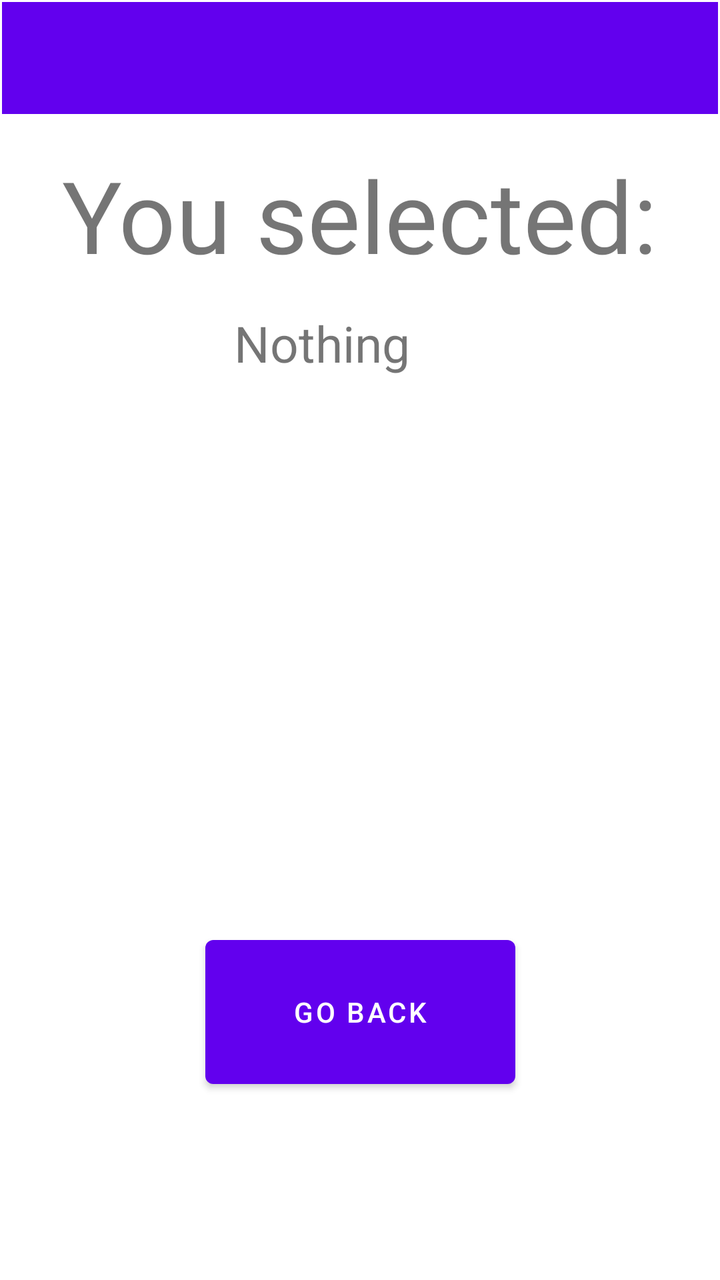
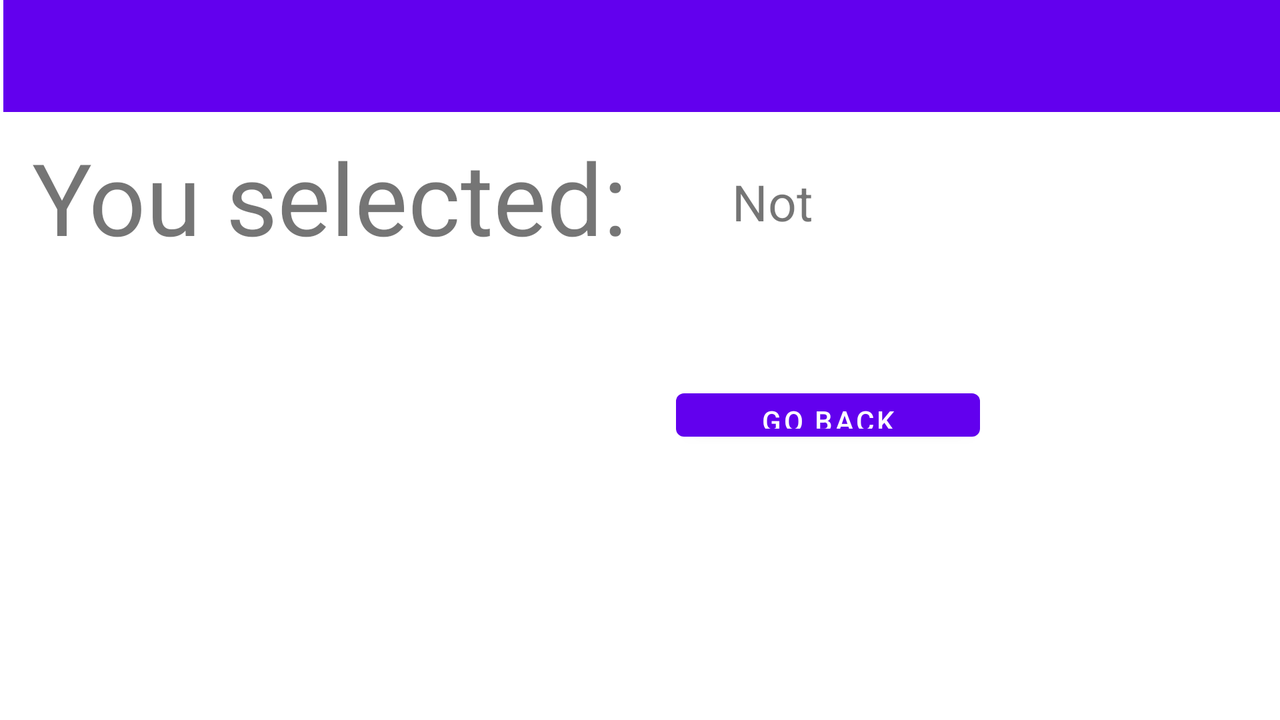

First picture: res/layout/ on a phone held upright. Second picture: the repository's own variant of that layout, on a device whose configuration matches the variant's folder. Source for both follows.
<!-- AndroidManifest.xml: application theme Theme.Assignment2 -->
<!-- res/layout/fragment_country.xml -->
<?xml version="1.0" encoding="utf-8"?>
<androidx.constraintlayout.widget.ConstraintLayout xmlns:android="http://schemas.android.com/apk/res/android"
	xmlns:app="http://schemas.android.com/apk/res-auto"
	xmlns:tools="http://schemas.android.com/tools"
	android:id="@+id/country_fragment"
	android:layout_width="match_parent"
	android:layout_height="match_parent"
	android:theme="@style/Theme.Assignment2.NoActionBar"
	tools:context=".CountryFragment">

	<TextView
		android:id="@+id/you_selected"
		android:layout_width="wrap_content"
		android:layout_height="wrap_content"
		android:layout_marginTop="17dp"
		android:text="@string/you_selected"
		android:textSize="50dp"
		app:layout_constraintEnd_toEndOf="parent"
		app:layout_constraintStart_toStartOf="parent"
		app:layout_constraintTop_toBottomOf="@+id/toolbar" />

	<TextView
		android:id="@+id/statName"
		android:layout_width="wrap_content"
		android:layout_height="wrap_content"
		android:layout_marginStart="86dp"
		android:layout_marginTop="14dp"
		android:text="@string/placeholder"
		android:textSize="25dp"
		app:layout_constraintStart_toStartOf="@+id/you_selected"
		app:layout_constraintTop_toBottomOf="@+id/you_selected" />

	<TextView
		android:id="@+id/country1"
		android:layout_width="180dp"
		android:layout_height="wrap_content"
		android:layout_marginStart="41dp"
		android:textSize="25dp"
		app:layout_constraintBottom_toBottomOf="@+id/stat1"
		app:layout_constraintStart_toStartOf="parent"
		app:layout_constraintTop_toTopOf="@+id/stat1" />

	<TextView
		android:id="@+id/country2"
		android:layout_width="180dp"
		android:layout_height="wrap_content"
		android:layout_marginStart="41dp"
		android:textSize="25dp"
		app:layout_constraintBottom_toBottomOf="@+id/stat2"
		app:layout_constraintStart_toStartOf="parent"
		app:layout_constraintTop_toTopOf="@+id/stat2" />

	<TextView
		android:id="@+id/stat1"
		android:layout_width="120dp"
		android:layout_height="wrap_content"
		android:layout_marginStart="9dp"
		android:layout_marginTop="52dp"
		android:textSize="20dp"
		app:layout_constraintStart_toEndOf="@+id/statName"
		app:layout_constraintTop_toBottomOf="@+id/statName" />

	<TextView
		android:id="@+id/stat2"
		android:layout_width="120dp"
		android:layout_height="wrap_content"
		android:layout_marginTop="232dp"
		android:layout_marginBottom="232dp"
		android:textSize="20dp"
		app:layout_constraintBottom_toBottomOf="@+id/button2"
		app:layout_constraintStart_toStartOf="@+id/stat1"
		app:layout_constraintTop_toBottomOf="@+id/you_selected" />

	<Button
		android:id="@+id/button2"
		android:layout_width="155dp"
		android:layout_height="84dp"
		android:layout_marginBottom="92dp"
		android:onClick="goBack"
		android:text="@string/back"
		app:layout_constraintBottom_toBottomOf="parent"
		app:layout_constraintEnd_toEndOf="parent"
		app:layout_constraintStart_toStartOf="parent" />

	<androidx.appcompat.widget.Toolbar
		android:id="@+id/toolbar"
		android:layout_width="0dp"
		android:layout_height="wrap_content"
		android:layout_marginStart="1dp"
		android:layout_marginTop="1dp"
		android:layout_marginEnd="1dp"
		android:background="?attr/colorPrimary"
		android:minHeight="?attr/actionBarSize"
		android:theme="?attr/actionBarTheme"
		app:layout_constraintEnd_toEndOf="parent"
		app:layout_constraintStart_toStartOf="parent"
		app:layout_constraintTop_toTopOf="parent" />

	<TextView
		android:id="@+id/apiInfo"
		android:layout_width="wrap_content"
		android:layout_height="wrap_content"
		android:layout_marginStart="16dp"
		android:layout_marginBottom="16dp"
		android:autoLink="web"
		android:gravity="center"
		android:text=""
		app:layout_constraintBottom_toBottomOf="parent"
		app:layout_constraintStart_toStartOf="parent" />
</androidx.constraintlayout.widget.ConstraintLayout>
<!-- resources referenced by this layout -->
<resources>
  <string name="back">Go back</string>
  <string name="placeholder">Nothing</string>
  <string name="you_selected">You selected:</string>
  <style name="Theme.Assignment2" parent="Theme.MaterialComponents.DayNight.DarkActionBar">
  		
  		<item name="colorPrimary">@color/purple_500</item>
  		<item name="colorPrimaryVariant">@color/purple_700</item>
  		<item name="colorOnPrimary">@color/white</item>
  		
  		<item name="colorSecondary">@color/teal_200</item>
  		<item name="colorSecondaryVariant">@color/teal_700</item>
  		<item name="colorOnSecondary">@color/black</item>
  		
  		<item name="android:statusBarColor" tools:targetApi="l">?attr/colorPrimaryVariant</item>
  		
  	</style>
</resources>
<!-- res/layout-land/fragment_country.xml (the repository's variant of the layout above) -->
<!-- drawn on the phone turned sideways -->
<?xml version="1.0" encoding="utf-8"?>
<androidx.constraintlayout.widget.ConstraintLayout xmlns:android="http://schemas.android.com/apk/res/android"
	xmlns:app="http://schemas.android.com/apk/res-auto"
	xmlns:tools="http://schemas.android.com/tools"
	android:id="@+id/country_fragment_land"
	android:layout_width="match_parent"
	android:layout_height="match_parent"
	android:theme="@style/Theme.Assignment2.NoActionBar"
	tools:context=".CountryFragment">

	<TextView
		android:id="@+id/you_selected"
		android:layout_width="wrap_content"
		android:layout_height="wrap_content"
		android:layout_marginStart="16dp"
		android:layout_marginTop="9dp"
		android:layout_marginEnd="52dp"
		android:text="@string/you_selected"
		android:textSize="50dp"
		app:layout_constraintEnd_toStartOf="@+id/statName"
		app:layout_constraintStart_toStartOf="parent"
		app:layout_constraintTop_toBottomOf="@+id/toolbar" />

	<TextView
		android:id="@+id/statName"
		android:layout_width="0dp"
		android:layout_height="0dp"
		android:layout_marginEnd="229dp"
		android:layout_marginBottom="39dp"
		android:text="@string/placeholder"
		android:textSize="25dp"
		app:layout_constraintBottom_toTopOf="@+id/country1"
		app:layout_constraintEnd_toEndOf="parent"
		app:layout_constraintStart_toEndOf="@+id/you_selected"
		app:layout_constraintTop_toBottomOf="@+id/toolbar" />

	<TextView
		android:id="@+id/country1"
		android:layout_width="0dp"
		android:layout_height="wrap_content"
		android:layout_marginStart="27dp"
		android:layout_marginEnd="38dp"
		android:textSize="25dp"
		app:layout_constraintBottom_toTopOf="@+id/button2"
		app:layout_constraintEnd_toStartOf="@+id/stat1"
		app:layout_constraintStart_toStartOf="parent"
		app:layout_constraintTop_toBottomOf="@+id/statName" />

	<TextView
		android:id="@+id/country2"
		android:layout_width="0dp"
		android:layout_height="wrap_content"
		android:layout_marginStart="27dp"
		android:layout_marginEnd="34dp"
		android:layout_marginBottom="60dp"
		android:textSize="25dp"
		app:layout_constraintBottom_toTopOf="@+id/apiInfo"
		app:layout_constraintEnd_toStartOf="@+id/stat2"
		app:layout_constraintStart_toStartOf="parent"
		app:layout_constraintTop_toBottomOf="@+id/button2" />

	<TextView
		android:id="@+id/stat1"
		android:layout_width="0dp"
		android:layout_height="wrap_content"
		android:layout_marginEnd="366dp"
		android:textSize="20dp"
		app:layout_constraintBottom_toBottomOf="@+id/country1"
		app:layout_constraintEnd_toEndOf="parent"
		app:layout_constraintStart_toEndOf="@+id/country1" />

	<TextView
		android:id="@+id/stat2"
		android:layout_width="0dp"
		android:layout_height="wrap_content"
		android:layout_marginEnd="366dp"
		android:textSize="20dp"
		app:layout_constraintEnd_toEndOf="parent"
		app:layout_constraintStart_toEndOf="@+id/country2"
		app:layout_constraintTop_toTopOf="@+id/country2" />

	<Button
		android:id="@+id/button2"
		android:layout_width="152dp"
		android:layout_height="0dp"
		android:layout_marginStart="64dp"
		android:layout_marginBottom="7dp"
		android:onClick="goBack"
		android:text="@string/back"
		app:layout_constraintBottom_toTopOf="@+id/country2"
		app:layout_constraintStart_toEndOf="@+id/stat1"
		app:layout_constraintTop_toBottomOf="@+id/country1" />

	<androidx.appcompat.widget.Toolbar
		android:id="@+id/toolbar"
		android:layout_width="729dp"
		android:layout_height="wrap_content"
		android:layout_marginBottom="28dp"
		android:background="?attr/colorPrimary"
		android:minHeight="?attr/actionBarSize"
		android:theme="?attr/actionBarTheme"
		app:layout_constraintBottom_toTopOf="@+id/statName"
		app:layout_constraintEnd_toStartOf="@+id/statName"
		app:layout_constraintStart_toStartOf="@+id/statName"
		app:layout_constraintTop_toTopOf="parent" />

	<TextView
		android:id="@+id/apiInfo"
		android:layout_width="wrap_content"
		android:layout_height="wrap_content"
		android:layout_marginStart="16dp"
		android:layout_marginBottom="16dp"
		android:autoLink="web"
		android:gravity="center"
		android:text=""
		app:layout_constraintBottom_toBottomOf="parent"
		app:layout_constraintStart_toStartOf="parent"
		app:layout_constraintTop_toBottomOf="@+id/country2" />
</androidx.constraintlayout.widget.ConstraintLayout>
